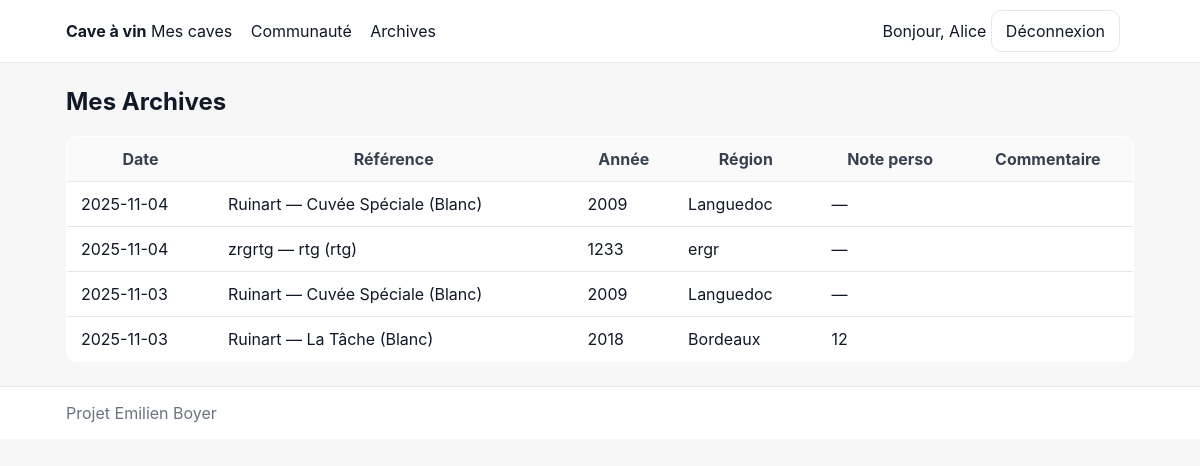
The page /archives (signed in) on the database its author committed.
### tables this page shows
CREATE TABLE utilisateur(
            id INTEGER PRIMARY KEY AUTOINCREMENT,
            nom TEXT, prenom TEXT, login TEXT UNIQUE, password_hash TEXT);

CREATE TABLE archive(
            id INTEGER PRIMARY KEY AUTOINCREMENT,
            ref_id INTEGER NOT NULL, utilisateur_id INTEGER NOT NULL,
            date_sortie TEXT NOT NULL, note_personnelle INTEGER, commentaire TEXT);

CREATE TABLE ref_bouteille(
            id INTEGER PRIMARY KEY AUTOINCREMENT,
            domaine TEXT NOT NULL, nom TEXT NOT NULL, type TEXT NOT NULL,
            annee INTEGER NOT NULL, region TEXT NOT NULL, etiquette_url TEXT,
            UNIQUE(domaine,nom,type,annee,region));

### app.py (the view)
@app.route("/archives")
@login_required
def lister_archives():
    return render_template("archives.html", archives=Archive.lister(conn, utilisateur_id=g.current_user["id"]))

### app.py (called while the page is built)
def login_required(view):
    @wraps(view)
    def wrap(*a, **k):
        if not g.current_user:
            flash("Veuillez vous connecter.")
            return redirect(url_for("login", next=request.path))
        return view(*a, **k)
    return wrap

@app.before_request
def load_user():
    uid = session.get("user_id")
    g.current_user = Utilisateur.find_by_id(conn, uid) if uid else None

@app.context_processor
def inject_globals():
    return dict(current_user=g.get("current_user"))

### cave_sgbd_sqlite.py (called while the page is built)
    @staticmethod
    def find_by_id(conn, id):
        if not id:
            return None
        cur = conn.cursor()
        cur.execute("SELECT * FROM utilisateur WHERE id=?", (id,))
        return cur.fetchone()

    @staticmethod
    def lister(conn, utilisateur_id=None, ref_id=None):
        c = conn.cursor()
        base = """SELECT a.*, u.nom, u.prenom, r.domaine, r.nom AS rnom, r.type, r.annee, r.region
                  FROM archive a JOIN utilisateur u ON u.id=a.utilisateur_id
                  JOIN ref_bouteille r ON r.id=a.ref_id"""
        cond=[]; params=[]
        if utilisateur_id:
            cond.append("a.utilisateur_id=?"); params.append(utilisateur_id)
        if ref_id:
            cond.append("a.ref_id=?"); params.append(ref_id)
        if cond:
            base += " WHERE " + " AND ".join(cond)
        base += " ORDER BY a.id DESC"
        c.execute(base, tuple(params))
        return c.fetchall()

### templates/archives.html
{% extends "base.html" %}
{% block content %}
<h2>Mes Archives</h2>
<table class="table">
  <thead><tr><th>Date</th><th>Référence</th><th>Année</th><th>Région</th><th>Note perso</th><th>Commentaire</th></tr></thead>
  <tbody>
    {% for a in archives %}
    <tr>
      <td>{{ a.date_sortie }}</td>
      <td>{{ a.domaine }} — {{ a.rnom }} ({{ a.type }})</td>
      <td>{{ a.annee }}</td>
      <td>{{ a.region }}</td>
      <td>{{ a.note_personnelle if a.note_personnelle is not none else '—' }}</td>
      <td>{{ a.commentaire or '' }}</td>
    </tr>
    {% else %}
    <tr><td colspan="6" class="muted">Aucune archive.</td></tr>
    {% endfor %}
  </tbody>
</table>
{% endblock %}

### templates/base.html (shortened to what this page needs)
<!doctype html>
<html lang="fr">
<head>
  <link href="{{ url_for('static', filename='styles.css') }}" rel="stylesheet">
</head>
<body>
<nav class="navbar">
  <div class="wrap">
    <div class="nav-left">
      <span class="brand">Cave à vin</span>
      {% if current_user %}
        <a href="{{ url_for('lister_caves') }}">Mes caves</a>
        <a href="{{ url_for('communaute') }}">Communauté</a>
        <a href="{{ url_for('lister_archives') }}">Archives</a>
      {% endif %}
    </div>
    <div class="nav-right">
      {% if current_user %}
        <span class="user">Bonjour, {{ current_user.prenom }}</span>
        <a class="btn ghost" href="{{ url_for('logout') }}">Déconnexion</a>
      {% else %}
        <a class="btn ghost" href="{{ url_for('login') }}">Connexion</a>
        <a class="btn" href="{{ url_for('register') }}">Inscription</a>
      {% endif %}
    </div>
  </div>
</nav>
<main class="container">
  {% block content %}{% endblock %}
</main>
<footer class="footer"><div class="wrap">Projet Emilien Boyer</div></footer>
</body>
</html>

### static/styles.css (style rules this page uses)
:root { --bg: #f7f7f8; --panel: #ffffff; --text: #111827; --muted: #6b7280; --brand: #7f56d9; --brand-2: #6941c6; --border: #e5e7eb; --danger: #dc2626; }
* { box-sizing: border-box; }
body { margin: 0; background: var(--bg); color: var(--text); font-family: Inter, system-ui, Segoe UI, Roboto, Arial; }
.navbar { position: sticky; top: 0; background: var(--panel); border-bottom: 1px solid var(--border); }
.navbar .wrap { max-width: 1100px; margin: 0 auto; padding: 10px 16px; display: flex; align-items: center; justify-content: space-between; gap: 12px; }
.brand { font-weight: 700; }
.navbar a { text-decoration: none; color: var(--text); margin-right: 14px; }
.container { max-width: 1100px; margin: 24px auto; padding: 0 16px; }
.btn { background: linear-gradient(90deg, var(--brand), var(--brand-2)); color: #fff; border: none; padding: 10px 14px; border-radius: 10px; text-decoration: none; display: inline-block; }
.btn.ghost { background: #fff; color: var(--text); border: 1px solid var(--border); }
.table { width: 100%; border-collapse: collapse; background: #fff; border: 1px solid var(--border); border-radius: 10px; overflow: hidden; }
.table th, .table td { padding: 12px 14px; border-bottom: 1px solid var(--border); }
.table thead { background: #fafafa; color: #374151; }
.footer { color: #6b7280; border-top: 1px solid var(--border); background: #fff; }
.footer .wrap { max-width: 1100px; margin: 0 auto; padding: 16px; }

### rows shown on the page
utilisateur: prenom "Alice"
archive: date_sortie "2025-11-04", domaine "Ruinart", rnom "Cuvée Spéciale", type "Blanc", annee "2009", region "Languedoc", note_personnelle "—"
archive: date_sortie "2025-11-04", domaine "zrgrtg", rnom "rtg", type "rtg", annee "1233", region "ergr", note_personnelle "—"
archive: date_sortie "2025-11-03", domaine "Ruinart", rnom "Cuvée Spéciale", type "Blanc", annee "2009", region "Languedoc", note_personnelle "—"
archive: date_sortie "2025-11-03", domaine "Ruinart", rnom "La Tâche", type "Blanc", annee "2018", region "Bordeaux", note_personnelle "12"
